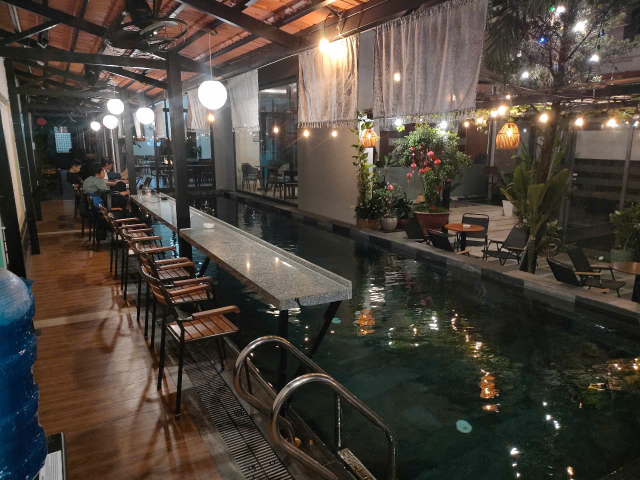
#> input picture PID_Y3/input/Task2_1.jpg, 1280 x 960 px (shown at 1/2 size)
$ python task3_object_matching.py
#> lines starting #> are read from the running program, lines starting #| are printed output that depends on the picture; after the words box and inside, x2 and y2 are one past the last pixel; in counts of white or black regions, pixels touching at a corner belong together
#> the answer given: input/Task2_1.jpg
#> the answer given: input/Task2_2.jpg
import cv2
import numpy as np
import matplotlib.pyplot as plt
import argparse
import os
import tkinter as tk
from tkinter import filedialog

BASE_DIR = os.path.dirname(os.path.abspath(__file__))  # directory containing the .py file
OUTPUT_DIR = os.path.join(BASE_DIR, "outputs")
os.makedirs(OUTPUT_DIR, exist_ok=True)

def find_object(object_img_path, scene_img_path):
    # Read images
#> called with object_img_path = 'input/Task2_1.jpg', scene_img_path = 'input/Task2_2.jpg'
    object_img = cv2.imread(object_img_path)
#> object_img is the input picture: shape (960, 1280, 3); mean B, G, R 59.2, 67.3, 75.2
    scene_img = cv2.imread(scene_img_path)
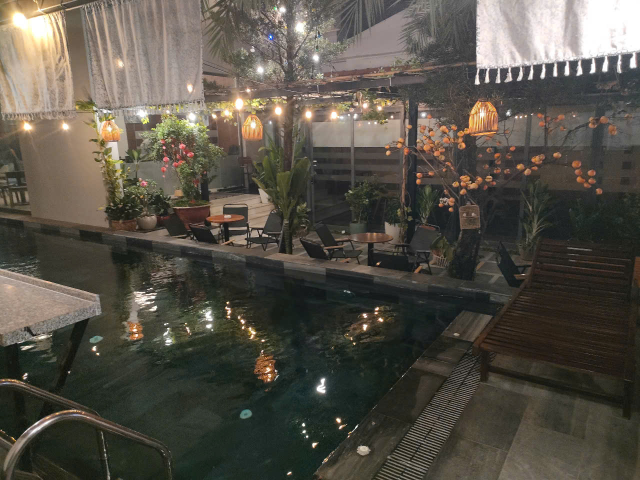
#> input picture PID_Y3/input/Task2_2.jpg, 1280 x 960 px (shown at 1/2 size)
#> scene_img is the input picture: shape (960, 1280, 3); mean B, G, R 71.9, 81.6, 86.4

    # Check if images were successfully loaded
    if object_img is None:
        print(f"Error: Could not read object image from '{object_img_path}'")
        return None, None
    if scene_img is None:
        print(f"Error: Could not read scene image from '{scene_img_path}'")
        return None, None

    # Convert to grayscale
    object_gray = cv2.cvtColor(object_img, cv2.COLOR_BGR2GRAY)
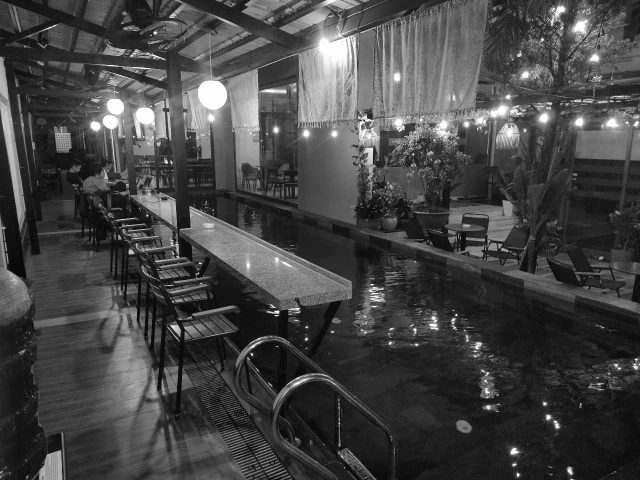
#> object_gray: shape (960, 1280) (shown at 1/2 size); min 0, max 255, mean 68.7
    scene_gray = cv2.cvtColor(scene_img, cv2.COLOR_BGR2GRAY)
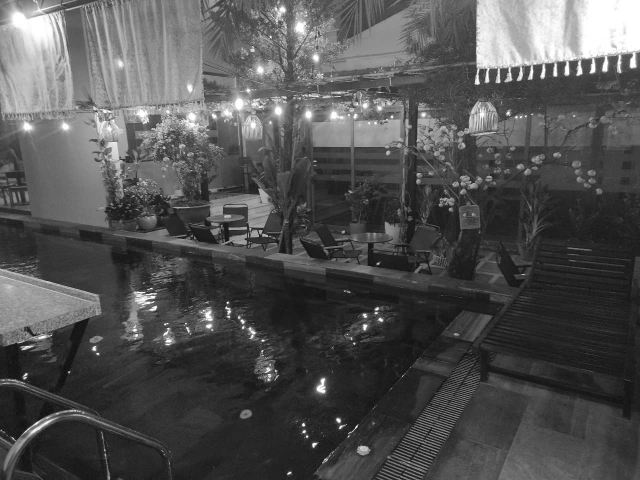
#> scene_gray: shape (960, 1280) (shown at 1/2 size); min 1, max 255, mean 81.9

    # Initialize SIFT detector
    sift = cv2.SIFT_create()

    # Find keypoints and descriptors using SIFT
    kp1, des1 = sift.detectAndCompute(object_gray, None)
#> kp1 = 6802 keypoints; strongest (x, y, size): (613, 654, 2.7), (504, 709, 3.4), (912, 630, 2.8), (930, 661, 1.8)
    kp2, des2 = sift.detectAndCompute(scene_gray, None)
#> kp2 = 5751 keypoints; strongest (x, y, size): (607, 850, 4.2), (138, 744, 2.2), (677, 840, 6), (614, 873, 3.1)

    # Create BFMatcher (Brute Force Matcher)
    bf = cv2.BFMatcher()

    # Find top 2 matches for each descriptor
    matches = bf.knnMatch(des1, des2, k=2)
#> matches = 6802 matches

    # Apply Lowe's ratio test to filter good matches
    good_matches = []
    for m, n in matches:
        if m.distance < 0.75 * n.distance:
            good_matches.append(m)
#> after the loop, good_matches = 533 matches

    print(f"Number of good matches: {len(good_matches)}")
#| Number of good matches: 533

    # Ensure enough matches to find homography
    MIN_MATCH_COUNT = 10
    if len(good_matches) > MIN_MATCH_COUNT:
        # Extract locations of matched points
        src_pts = np.float32([kp1[m.queryIdx].pt for m in good_matches]).reshape(-1, 1, 2)
#> src_pts = 533 rows, first 8: [10.41, 485.4], [42.7, 230.1], [46.45, 284.8], [47.41, 291.3], [64.35, 254.5], [64.65, 259.8], [65.32, 954.2], [66.61, 282.1]
        dst_pts = np.float32([kp2[m.trainIdx].pt for m in good_matches]).reshape(-1, 1, 2)
#> dst_pts = 533 rows, first 8: [781.5, 507.6], [217.1, 946.6], [219, 63.5], [219, 63.5], [134.5, 90.08], [53.44, 857.6], [7.73, 875.9], [209.4, 920.1]

        # Find homography matrix using RANSAC
        # M is the homography matrix, mask is the status mask returned from RANSAC
        # mask contains 0 for outliers and 1 for inliers
        M, mask = cv2.findHomography(src_pts, dst_pts, cv2.RANSAC, 5.0)
#> M = [[2.42, 0.347, -1479], [0.257, 2.07, -283.8], [0.00107, 0.000145, 1]]; mask = 533 values, max 1 at index 37, min 0 at index 0, mean 0.711

        # Use only inliers (points selected by RANSAC)
        # mask.ravel() converts 2D mask to 1D array
        # matchesMask is used to distinguish inliers (1) and outliers (0) during drawing
        matchesMask = mask.ravel().tolist()
#> matchesMask has the same summary as mask

        # Get height and width of object image
        h, w = object_gray.shape
#> h = 960; w = 1280

        # Define 4 corners of the object in the original image
        pts = np.float32([[0, 0], [0, h-1], [w-1, h-1], [w-1, 0]]).reshape(-1, 1, 2)

        # Transform the 4 corners to corresponding positions in the scene image
        # Use homography matrix M to map points from object image to scene image
        dst = cv2.perspectiveTransform(pts, M)
#> dst = [[-1479, -283.8], [-1005.7, 1496.4], [779.7, 812.1], [684.8, 18.99]]

        # Draw bounding box around object in scene image
        scene_with_box = scene_img.copy()
        # polylines draws a polygon connecting the points (4 corners found) with a green outline
        cv2.polylines(scene_with_box, [np.int32(dst)], True, (0, 255, 0), 3, cv2.LINE_AA)
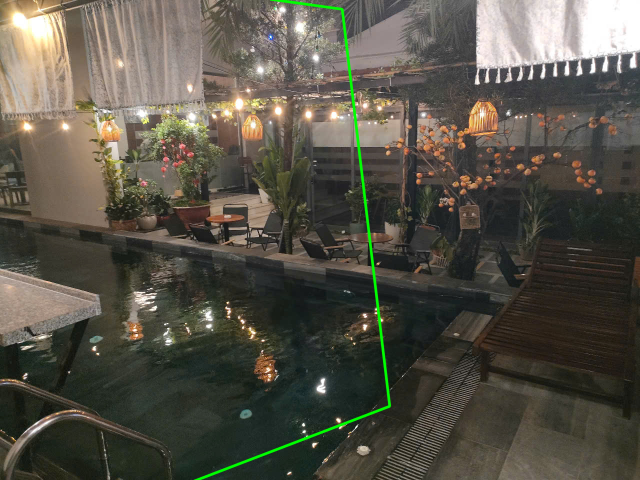
#> scene_with_box: shape (960, 1280, 3) (shown at 1/2 size); 0.76% of pixels changed, all inside (x1, y1, x2, y2) = (386, 0, 783, 960)

        # Prepare image to display matched points
        # Use matchesMask to distinguish inliers/outliers by color
        draw_params = dict(
            matchColor=(0, 255, 0),  # green color for matches (inliers)
            singlePointColor=None,
            matchesMask=matchesMask,  # draw only inliers based on mask from findHomography
            flags=2
        )
#> draw_params = 4 items

        # Draw good matched points (inliers)
        match_img = cv2.drawMatches(cv2.copyMakeBorder(cv2.resize(object_img, None, fx=1.5, fy=1.5, interpolation=cv2.INTER_LINEAR), 0, 0, 0, 150, cv2.BORDER_CONSTANT, value=(0,0,0)), kp1, scene_img, kp2, good_matches, None, **draw_params)
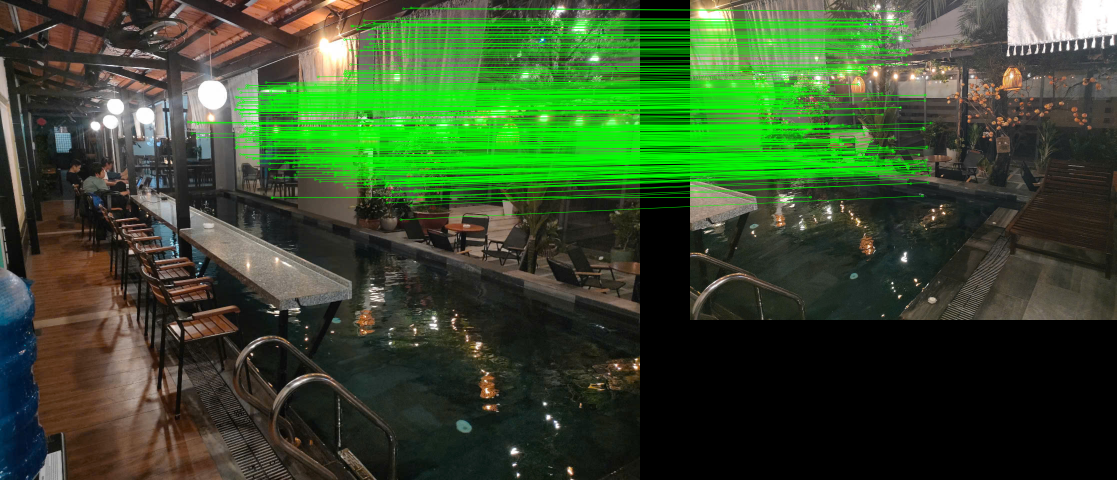
#> match_img: shape (1440, 3350, 3) (shown at 1/3 size); mean B, G, R 44.2, 76.5, 54.7

        # Convert from BGR to RGB for display with matplotlib
        match_img_rgb = cv2.cvtColor(match_img, cv2.COLOR_BGR2RGB)
        scene_with_box_rgb = cv2.cvtColor(scene_with_box, cv2.COLOR_BGR2RGB)

        # Display results
        plt.figure(figsize=(150, 10))

        plt.subplot(211)
        plt.imshow(match_img_rgb)
        plt.title('Matched Points (Inliers)', fontsize=14)
        plt.axis('off')

        plt.subplot(212)
        plt.imshow(scene_with_box_rgb)
        plt.title('Detected Object', fontsize=14)
        plt.axis('off')

        plt.tight_layout()

        # Create result filename from input filenames
        result_file = os.path.join(OUTPUT_DIR, f"result_task3.jpg")

        plt.savefig(result_file, dpi=300)
        plt.show()

        return scene_with_box, result_file

    else:
        print(f"Not enough matches - {len(good_matches)}/{MIN_MATCH_COUNT}")
        return None, None

def select_image_dialog(title="Select image file"):
    """Display file dialog and return selected file path"""
    root = tk.Tk()
    root.withdraw()  # Hide main window
    file_path = filedialog.askopenfilename(
        title=title,
        filetypes=[
            ("Images", "*.jpg *.jpeg *.png *.bmp *.tiff"),
            ("JPEG", "*.jpg *.jpeg"),
            ("PNG", "*.png"),
            ("All files", "*.*")
        ]
    )
    root.destroy()
    return file_path

if __name__ == "__main__":
    # Create parser for command-line arguments
    parser = argparse.ArgumentParser(description='Find and locate object in scene image using SIFT')
    parser.add_argument('--object', type=str, help='Path to object image to find')
    parser.add_argument('--scene', type=str, help='Path to scene image containing object')

    args = parser.parse_args()

    # Determine input image paths
    object_img_path = None
    scene_img_path = None

    # If command-line arguments are provided, use them
    if args.object and args.scene:
        object_img_path = args.object
        scene_img_path = args.scene
    else:
        # If no command-line arguments, use GUI by default
        print("Select object image:")
        object_img_path = select_image_dialog("Select object image")
        if not object_img_path:
            print("No object image selected. Exiting.")
            exit()

        print("Select scene image:")
        scene_img_path = select_image_dialog("Select scene image")
        if not scene_img_path:
            print("No scene image selected. Exiting.")
            exit()

    print(f"Object image: {object_img_path}")
    print(f"Scene image: {scene_img_path}")

    # Perform object detection
    result, result_file = find_object(object_img_path, scene_img_path)

    if result is not None:
        # Save result image as required
        # Create result filename from input filenames
        object_name = os.path.splitext(os.path.basename(object_img_path))[0]
        scene_name = os.path.splitext(os.path.basename(scene_img_path))[0]
        output_file = f"scene_{scene_name}_with_detected_{object_name}.jpg"

        output_file = os.path.join(OUTPUT_DIR, f"result_task3.jpg")
        cv2.imwrite(output_file, result)
    else:
        print("Object not found in scene image.")
